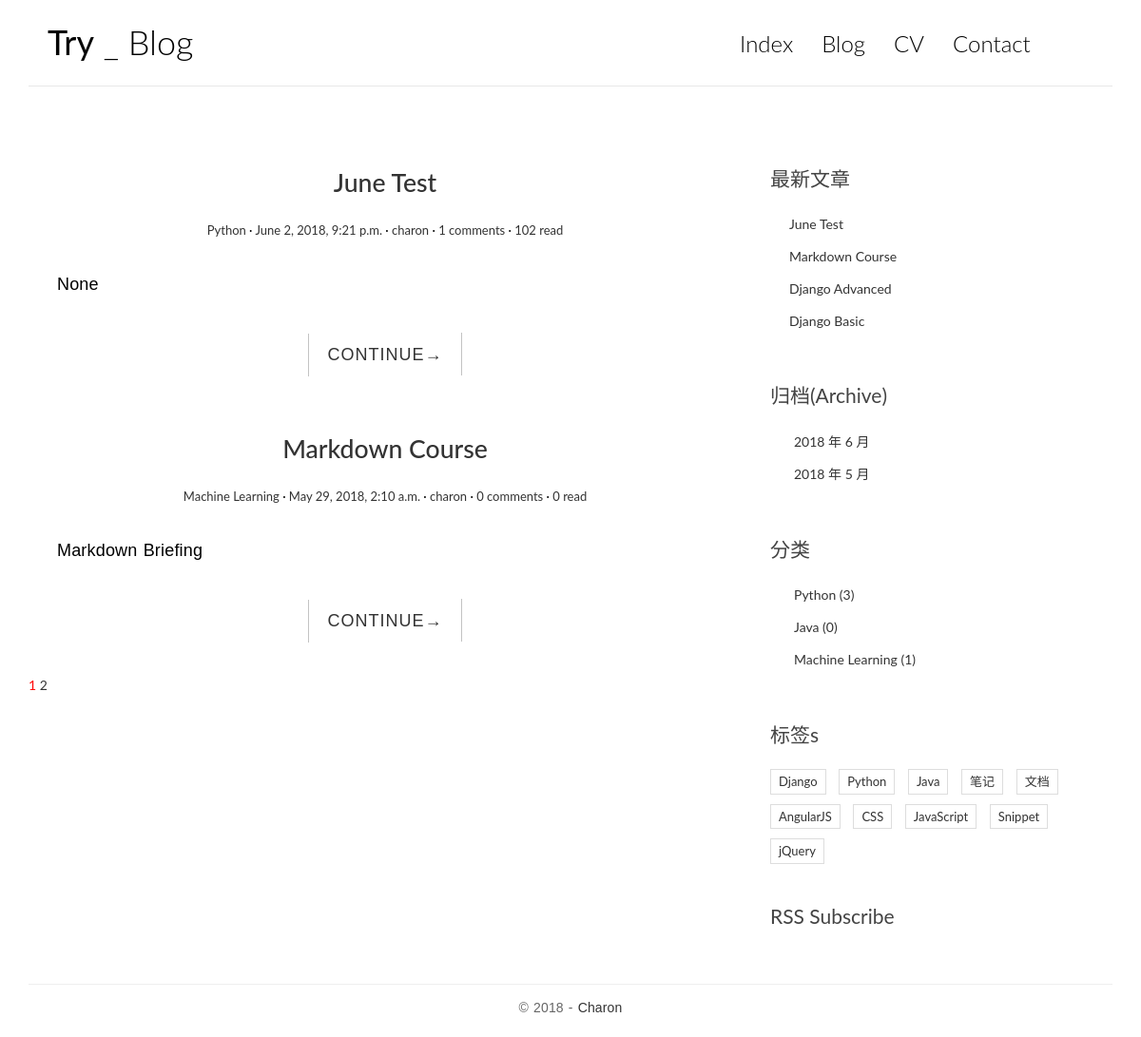
The page / on the database its author committed.
### blog/models.py (models this page shows, shortened)
class Post(models.Model):
    title = models.CharField(max_length=64)
    body = models.TextField()
    created_time = models.DateTimeField(auto_now_add=True)
    modified_time = models.DateTimeField()
    excerpt = models.CharField(max_length=200, blank=True, null= True)
    category = models.ForeignKey(Category,on_delete=models.CASCADE)
    tags = models.ManyToManyField(Tag,blank=True,null=True)
    author = models.ForeignKey(User,on_delete=models.CASCADE)
    views = models.PositiveIntegerField(default=0)  # 记录阅读量
    def get_absolute_url(self):
        return reverse('blog:detail', kwargs={'pk': self.pk})
    class Meta:
        ordering = ['-created_time','title']

class Category(models.Model):
    name = models.CharField(max_length=32)

### blog/views.py (the view, shortened to what this page needs)
# urls.py: path('', views.IndexView.as_view(), name='index'),
class IndexView(ListView):
    model = models.Post
    template_name = 'blog/index.html'
    context_object_name = 'post_list'
    paginate_by = 2
    def get_context_data(self, **kwargs):
        context = super().get_context_data(**kwargs)
        paginator = context.get('paginator')
        page = context.get('page_obj')
        is_paginated = context.get('is_paginated')
        pagination_data = self.pagination_data(paginator, page, is_paginated)
        context.update(pagination_data)
        return context
    def pagination_data(self, paginator, page, is_paginated):
        if not is_paginated:
            return {}
        left = []
        right = []
        left_has_more = False
        right_has_more = False
        first = False
        last = False
        page_number = page.number
        total_pages = paginator.num_pages
        page_range = paginator.page_range
        if page_number == 1:
            right = page_range[page_number:page_number + 2]
            if right[-1] < total_pages - 1:
                right_has_more = True
            if right[-1] < total_pages:
                last = True
        elif page_number == total_pages:
            left = page_range[(page_number - 3) if (page_number - 3) > 0 else 0:page_number - 1]
            if left[0] > 2:
                left_has_more = True
            if left[0] > 1:
                first = True
        data = {
            'left': left,
            'right': right,
            'left_has_more': left_has_more,
            'right_has_more': right_has_more,
            'first': first,
            'last': last,
        }
        return data

### blog/templatetags/blog_tags.py (called while the page is built)
@register.simple_tag
def get_recent_post(num=5):
    return models.Post.objects.all().order_by('-created_time')[:num]

@register.simple_tag
def archives():
    return models.Post.objects.dates('created_time', 'month', order='DESC')

@register.simple_tag
def get_categories():
    return models.Category.objects.annotate(num_posts=Count('post')).filter(num_posts__gte=0)

### templates/blog/index.html (shortened to what this page needs)
{% extends 'base.html' %}
{% block main %}
    {% for post in post_list %}
        <article class="post post-{{ post.pk }}">
            <header class="entry-header">
                <h1 class="entry-title">
                    <a href="{{ post.get_absolute_url }}">{{ post.title }}</a>
                </h1>
                <div class="entry-meta">
                    <span class="post-category"><a href="#">{{ post.category.name }}</a></span>
                    <span class="post-date"><a href="#"><time class="entry-date"
                                                              datetime="{{ post.created_time }}">{{ post.created_time }}</time></a></span>
                    <span class="post-author"><a href="#">{{ post.author }}</a></span>
                    <span class="comments-link"><a href="#">{{ post.comment_set.count }} comments</a></span>
                    <span class="views-count"><a href="{{ post.get_absolute_url }}">{{ post.views }} read</a></span>
                </div>
            </header>
            <div class="entry-content clearfix">
                <p>{{ post.excerpt }}</p>
                <div class="read-more cl-effect-14">
                    <a href="{{ post.get_absolute_url }}" class="more-link">CONTINUE<span class="meta-nav">→</span></a>
                </div>
            </div>
        </article>
    {% empty %}
        <div class="no-post">暂时还没有发布的文章！</div>
    {% endfor %}
{% if is_paginated %}
<div class="pagination">
  <a href="?page={{ page_obj.number }}" style="color: red">{{ page_obj.number }}</a>
  {% if right %}
    {% for i in right %}
        <a href="?page={{ i }}">{{ i }}</a>
    {% endfor %}
  {% endif %}
</div>
{% endif %}
{% endblock main %}

### templates/base.html (shortened to what this page needs)
{% load staticfiles %}
{% load blog_tags %}
<!DOCTYPE html>
<html>
<head>
    <link rel="stylesheet" href="http://code.ionicframework.com/ionicons/2.0.1/css/ionicons.min.css">
    <link href="https://cdn.bootcss.com/bootstrap/3.3.7/css/bootstrap.min.css" rel="stylesheet">
    <link rel="stylesheet" href="{% static 'blog/css/pace.css' %}">
    <link rel="stylesheet" href="{% static 'blog/css/custom.css' %}">
    <link rel="stylesheet" href="{% static 'blog/css/highlights/github.css' %}">
</head>
<body>
<div class="container">
    <header id="site-header">
        <div class="row">
            <div class="col-md-4 col-sm-5 col-xs-8">
                <div class="logo">
                    <h1><a href="{% url 'blog:index' %}"><b>Try</b> _ Blog</a></h1>
                </div>
            </div>
            <div class="col-md-8 col-sm-7 col-xs-4">
                <nav class="main-nav" role="navigation">
                    <div class="collapse navbar-collapse" id="bs-example-navbar-collapse-1">
                        <ul class="nav navbar-nav navbar-right">
                            <li class="cl-effect-11"><a href="index.html" data-hover="Index">Index</a></li>
                            <li class="cl-effect-11"><a href="full-width.html" data-hover="Blog">Blog</a></li>
                            <li class="cl-effect-11"><a href="about.html" data-hover="CV">CV</a></li>
                            <li class="cl-effect-11"><a href="contact.html" data-hover="Contact">Contact</a></li>
                        </ul>
                    </div>
                </nav>
            </div>
        </div>
    </header>
</div>
<div class="content-body">
    <div class="container">
        <div class="row">
            <main class="col-md-8">
                {% block main %}
                {% endblock main %}
            </main>
            <aside class="col-md-4">
                <div class="widget widget-recent-posts">
                    <h3 class="widget-title">最新文章</h3>
                    {% get_recent_post as recent_post_list %}
                    <ul>
                        {% for post in recent_post_list %}
                            <li>
                                <a href="{{ post.get_absolute_url }}">{{ post.title }}</a>
                            </li>
                        {% empty %}
                            暂无文章！
                        {% endfor %}
                    </ul>
                </div>
                <div class="widget widget-archives">
                    <h3 class="widget-title">归档(Archive)</h3>
                    {% archives as date_list %}
                    <ul>
                        {% for date in date_list %}
                            <li>
                                <a href="{% url 'blog:archives' date.year date.month %}">{{ date.year }}
                                    年 {{ date.month }} 月</a>
                            </li>
                        {% empty %}
                            暂无归档！
                        {% endfor %}
                    </ul>
                </div>
                <div class="widget widget-category">
                    <h3 class="widget-title">分类</h3>
                    {% get_categories as category_list %}
                    <ul>
                        {% for category in category_list %}
                            <li>
                                <a href="{% url 'blog:category' category.pk %}">{{ category.name }} <span
                                        class="post-count">({{ category.num_posts }})</span></a>
                            </li>
                        {% endfor %}
                    </ul>
                </div>
                <div class="widget widget-tag-cloud">
                    <h3 class="widget-title">标签s</h3>
                    <ul>
                        <li>
                            <a href="#">Django</a>
                        </li>
                        <li>
                            <a href="#">Python</a>
                        </li>
                        <li>
                            <a href="#">Java</a>
                        </li>
                        <li>
                            <a href="#">笔记</a>
                        </li>
                        <li>
                            <a href="#">文档</a>
                        </li>
                        <li>
                            <a href="#">AngularJS</a>
                        </li>
                        <li>
                            <a href="#">CSS</a>
                        </li>
                        <li>
                            <a href="#">JavaScript</a>
                        </li>
                        <li>
                            <a href="#">Snippet</a>
                        </li>
                        <li>
                            <a href="#">jQuery</a>
                        </li>
                    </ul>
                </div>
                <div class="rss">
                    <a href=""> RSS Subscribe</a>
                </div>
            </aside>
        </div>
    </div>
</div>
<footer id="site-footer">
    <div class="container">
        <div class="row">
            <div class="col-md-12">
                <p class="copyright">&copy 2018 - <a href="#" target="_blank">Charon</a>
                </p>
            </div>
        </div>
    </div>
</footer>
</body>
</html>

### static/blog/css/custom.css (style rules this page uses)
* { outline: none; }
h1, h2, h3, h4, h5, h6 { margin-top: 0; }
b { font-weight: 400; }
a { color: #333; }
body { color: #444; font-family: 'Lato', sans-serif; }
p { font-family: 'Ubuntu', sans-serif; font-weight: 400; word-spacing: 1px; letter-spacing: 0.01em; }
#site-header { background-color: #FFF; padding: 25px 20px; margin-bottom: 40px; border-bottom: 1px solid #e7e7e7; }
.logo h1 a { color: #000; }
.logo h1 { margin: 0; font-family: 'Lato', sans-serif; font-weight: 300; }
.main-nav { margin-top: 11px; max-width: 95%; }
.main-nav a { color: #000000 !important; padding: 0 0 5px 0 !important; margin-right: 30px; font-family: 'Lato', sans-serif; font-weight: 300; font-size: 24px; }
.cl-effect-11 a { padding: 10px 0; color: #0972b4; text-shadow: none; }
.cl-effect-11 a::before { position: absolute; top: 0; left: 0; overflow: hidden; padding: 0 0 5px 0 !important; max-width: 0; border-bottom: 1px solid #000; color: #000; content: attr(data-hover); white-space: nowrap; -webkit-transition: max-width 0.5s; -moz-transition: max-width 0.5s; transition: max-width 0.5s; }
.content-body { padding-bottom: 4em; }
.post { background: #fff; padding: 30px 30px 0; }
.entry-title { text-align: center; font-size: 1.9em; margin-bottom: 20px; line-height: 1.6; padding: 10px 20px 0; }
.entry-meta { text-align: center; color: #DDDDDD; font-size: 13px; margin-bottom: 30px; }
.entry-content { font-size: 18px; line-height: 1.9; font-weight: 300; color: #000; }
.post-category::after, .post-date::after, .post-author::after, .comments-link::after { content: ' ·'; color: #000; }
.read-more { font-family: 'Ubuntu', sans-serif; font-weight: 400; word-spacing: 1px; letter-spacing: 0.01em; text-align: center; margin-top: 20px; }
.cl-effect-14 a { padding: 0 20px; height: 45px; line-height: 45px; position: relative; display: inline-block; margin: 15px 25px; letter-spacing: 1px; font-weight: 400; text-shadow: 0 0 1px rgba(255, 255, 255, 0.3); }
.cl-effect-14 a::before, .cl-effect-14 a::after { position: absolute; width: 45px; height: 1px; background: #C3C3C3; content: ''; -webkit-transition: all 0.3s; -moz-transition: all 0.3s; transition: all 0.3s; pointer-events: none; }
.cl-effect-14 a::before { top: 0; left: 0; -webkit-transform: rotate(90deg); -moz-transform: rotate(90deg); transform: rotate(90deg); -webkit-transform-origin: 0 0; -moz-transform-origin: 0 0; transform-origin: 0 0; }
.cl-effect-14 a::after { right: 0; bottom: 0; -webkit-transform: rotate(90deg); -moz-transform: rotate(90deg); transform: rotate(90deg); -webkit-transform-origin: 100% 0; -moz-transform-origin: 100% 0; transform-origin: 100% 0; }
.widget { background: #fff; padding: 30px 0 0; }
.widget-title { font-size: 1.5em; margin-bottom: 20px; line-height: 1.6; padding: 10px 0 0; font-weight: 400; }
.widget-recent-posts ul { padding: 0; margin: 0; padding-left: 20px; }
.widget-recent-posts ul li { list-style-type: none; position: relative; line-height: 170%; margin-bottom: 10px; }
.widget-recent-posts ul li::before { content: '\f3d3'; font-family: "Ionicons"; position: absolute; left: -17px; top: 3px; font-size: 16px; color: #000; }
.widget-archives ul { padding: 0; margin: 0; padding-left: 25px; }
.widget-archives ul li { list-style-type: none; position: relative; line-height: 170%; margin-bottom: 10px; }
.widget-archives ul li::before { content: '\f3f3'; font-family: "Ionicons"; position: absolute; left: -25px; top: 1px; font-size: 16px; color: #000; }
.widget-category ul { padding: 0; margin: 0; padding-left: 25px; }
.widget-category ul li { list-style-type: none; position: relative; line-height: 170%; margin-bottom: 10px; }
.widget-category ul li::before { content: '\f3fe'; font-family: "Ionicons"; position: absolute; left: -25px; top: 1px; font-size: 18px; color: #000; }
.widget-tag-cloud ul { padding: 0; margin: 0; margin-right: -10px; }
.widget-tag-cloud ul li { list-style-type: none; font-size: 13px; display: inline-block; margin-right: 10px; margin-bottom: 10px; padding: 3px 8px; border: 1px solid #ddd; }
.rss { font-size: 21px; margin-top: 30px; }
.rss a { color: #444; }
#site-footer { padding-top: 10px; padding: 0 0 1.5em 0; }
.copyright { text-align: center; padding-top: 1em; margin: 0; border-top: 1px solid #eee; color: #666; }

### rows shown on the page
Post: title "June Test", category.name "Python", created_time "June 2, 2018, 9:21 p.m.", author "charon", comment_set.count "1", views "102", excerpt "None"
Post: title "Markdown Course", category.name "Machine Learning", created_time "May 29, 2018, 2:10 a.m.", author "charon", comment_set.count "0", views "0", excerpt "Markdown Briefing"
Post: title "Django Advanced"
Post: title "Django Basic"
Category: name "Python", num_posts "3"
Category: name "Java", num_posts "0"
Category: name "Machine Learning", num_posts "1"

### other values the page prints
{{ page_obj.number }} "1"
{{ i }} "2"
{{ date.year }} "2018" "2018"
{{ date.month }} "6" "5"
